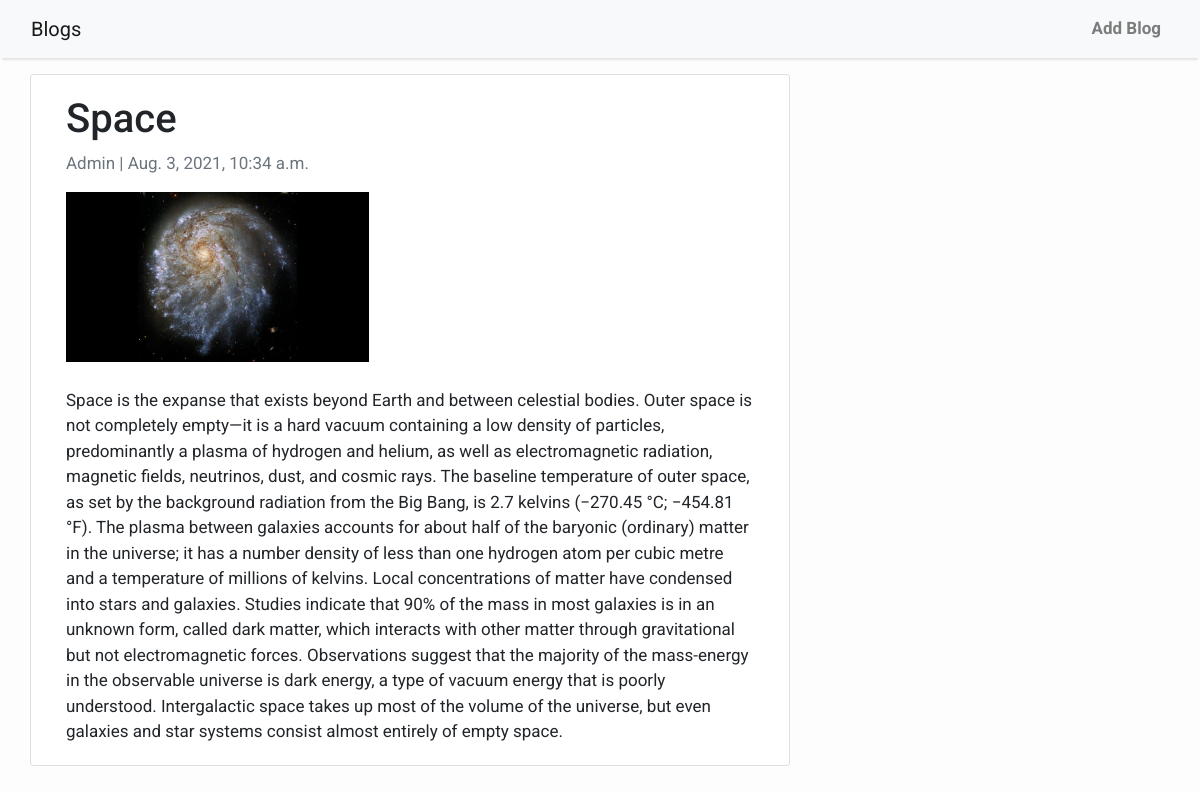
Screenshot of /space/ with the database file from the repository.
### Blogs/models.py (models this page shows, shortened)
class blog(models.Model):
    title = models.CharField(max_length=200, unique=True)
    slug = models.SlugField(max_length=200, unique=True)
    full_content = models.TextField()
    author = models.ForeignKey(User, on_delete= models.CASCADE,related_name='blog_posts')
    published_on = models.DateTimeField(auto_now_add=True)
    edited_on = models.DateTimeField(auto_now= True)
    thumb= models.ImageField(default='default.png', blank= True)
    class Meta:
        ordering = ['-published_on']

### Blogs/views.py (the view)
# urls.py: path('<slug:slug>/', views.BlogDetail, name='blog_detail'),
def BlogDetail(request, slug):
    blogs_detail = blog.objects.get(slug=slug)
    context ={
        'blogs': blogs_detail
    }
    return render(request, "blog_detail.html", context)

### Blogs/templates/blog_detail.html
{% extends 'base.html' %}
{% block content %}
<div class="container">
  <div class="row">
    <div class="col-md-8 card mb-4  mt-3 left  top">
      <div class="card-body">
        <h1>{% block title %} {{ blogs.title }} {% endblock title %}</h1>
        <p class=" text-muted">{{ blogs.author }} | {{ blogs.published_on }}</p>
        <img src="{{ blogs.thumb.url }}" alt="..." style="height: 170px;">
        <br><br>
        <p class="card-text ">{{ blogs.full_content | safe }}</p>
      </div>
    </div>
  </div>
</div>
{% endblock content %}

### Blogs/templates/base.html (style rules this page uses)
body { font-family: "Roboto", sans-serif; font-size: 17px; background-color: #fdfdfd; }

### rows the page displays
blog: title "Space", author "Admin", published_on "Aug. 3, 2021, 10:34 a.m.", thumb (picture), full_content "Space is the expanse that exists beyond Earth and between celestial bodies. Outer space is not completely empty—it is a hard vacuum containing a low density of particles, predominantly a plasma of hydrogen and helium, as well as electromagnetic radiation, magnetic fields, neutrinos, dust, and cosmic rays. The baseline temperature of outer space, as set by the background radiation from the Big Bang, is 2.7 kelvins (−270.45 °C; −454.81 °F). The plasma between galaxies accounts for about half of the baryonic (ordinary) matter in the universe; it has a number density of less than one hydrogen atom per cubic metre and a temperature of millions of kelvins. Local concentrations of matter have…"
